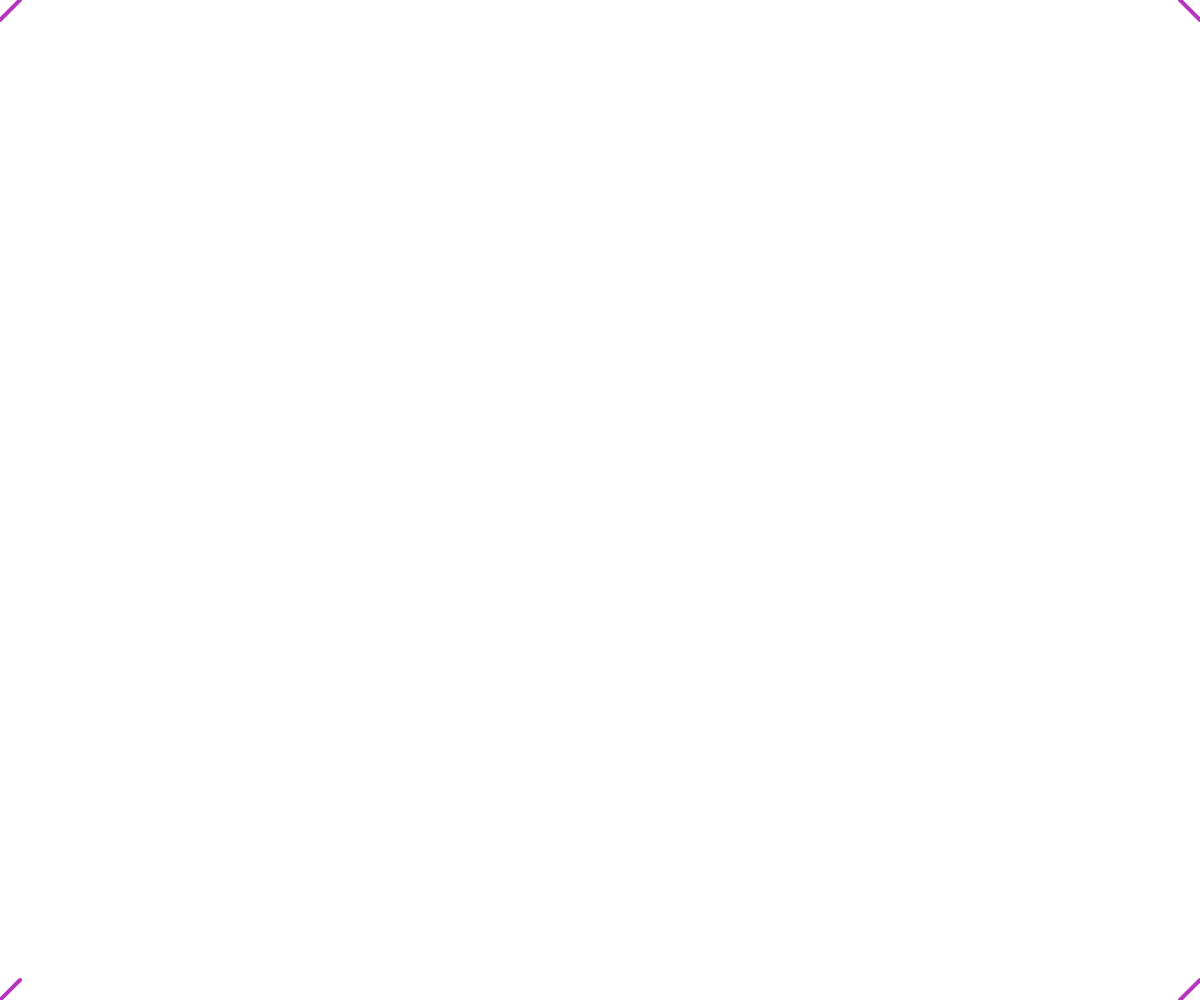
Frame 1 (no input)
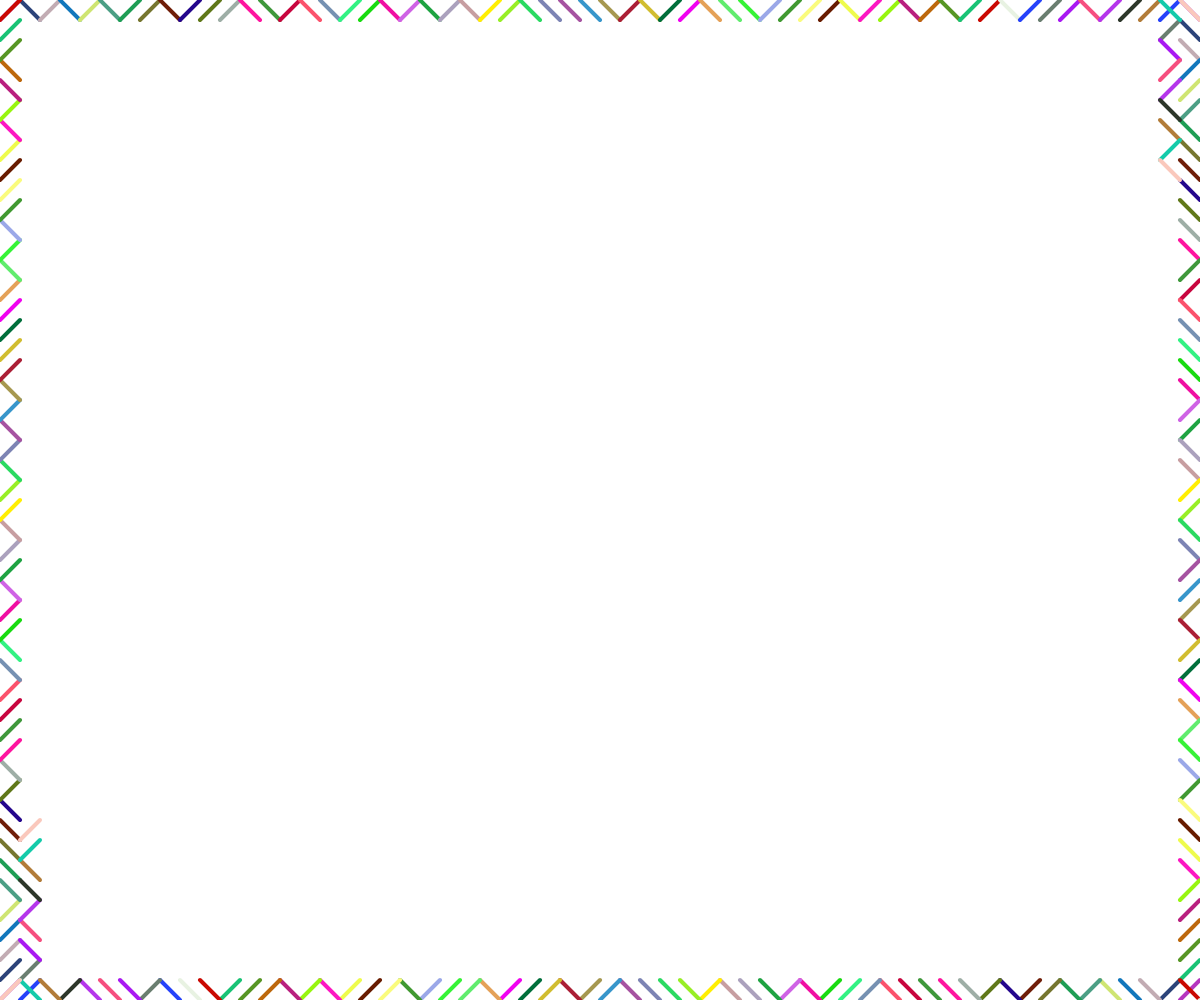
Frame 60 (no input)
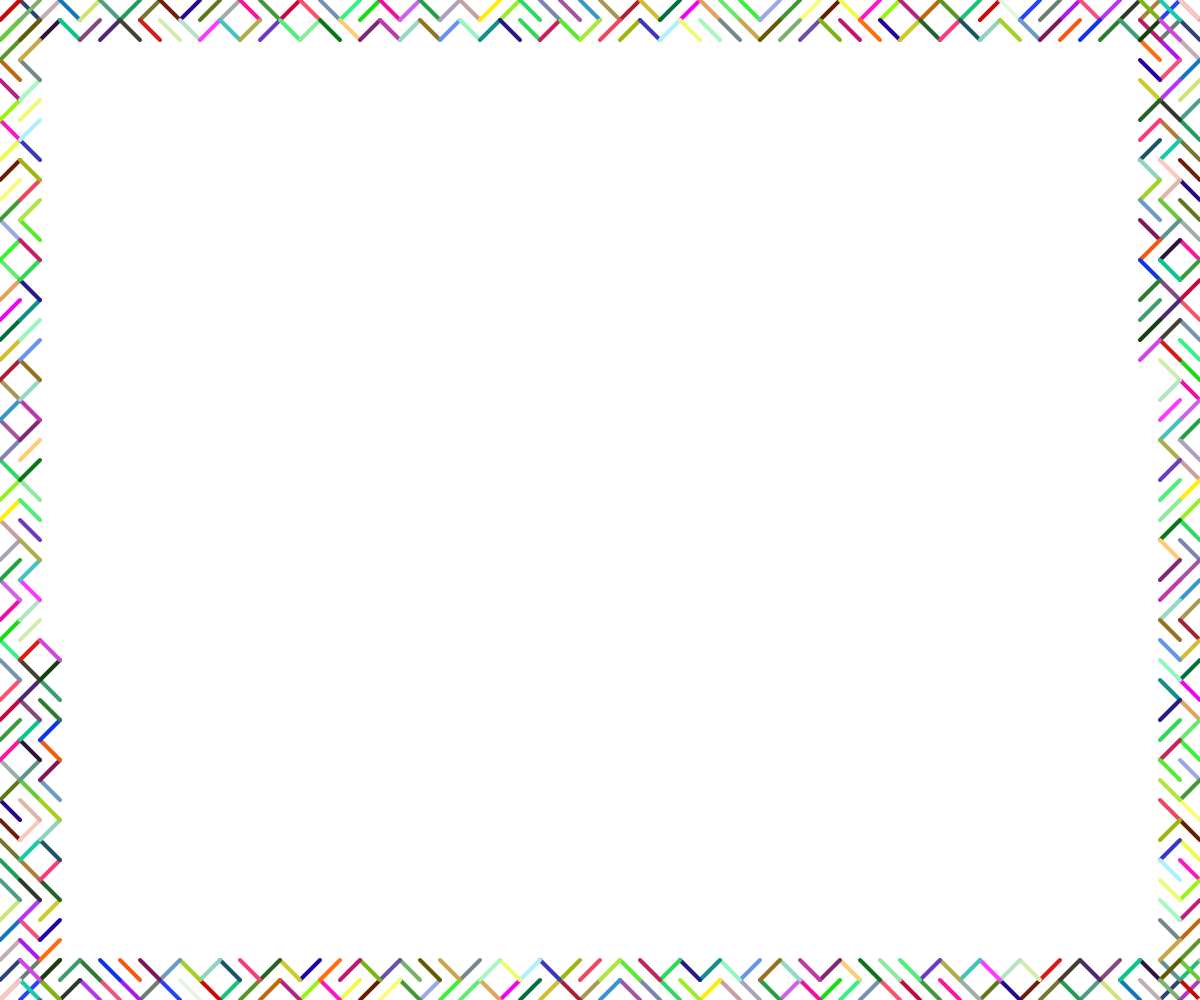
Frame 120 (the mouse pressed at the canvas centre since frame 60)

The p5.js sketch that drew these frames (run headless with seeded random() and noise() and a simulated clock; from frame 60 on, the mouse is pressed at the canvas centre):

// p5.js sketch
// ── sketch.js
//  
// Variazione 10 PRINT by Benedetta Borghi
// 2020 © Benedetta Borghi, Daniele @Fupete and the course DSII2020 at DESIGN.unirsm 
// github.com/dsii-2020-unirsm — github.com/fupete
// Educational purposes, MIT License, 2020, San Marino
// Credits/Thanks to:
// Daniel Shiffman 10 print variation for original code

let spacing;
let x= 0;
let y= 0;
let x1;
let y1= 0;
let x2;
let y2;
let x3= 0;
let y3;



function setup() {
  spacing=20;
  createCanvas(windowWidth,windowHeight);
  background(255);
  frameRate(60);
  
  x1=width-spacing;
  x2=width-spacing;
  y2=height-spacing;
  y3=height-spacing;
  
  

}

function draw() {
  stroke(random(255),random(255),random(255));
  strokeWeight(4);
  
  
  
  if (random(1) > 0.5) {
    line(x, y, x + spacing, y + spacing);
  } else {
    line(x, y + spacing, x + spacing, y);
  }
 
  
x = x + spacing;
if (x > windowWidth) {
  x = 0;
  y= y + spacing;
  }

if (y>windowHeight) {
  y=0;
  x =0;
}
  
  
 if (random(1) > 0.5) {
    line(x1, y1, x1 + spacing, y1 + spacing);
  } else {
    line(x1, y1 + spacing, x1 + spacing, y1);
  }
  
  y1 = y1 + spacing;
if (y1 > windowHeight) {
  y1 = 0;
  x1= x1 - spacing;
  }
  
  if (x1<0) {
    y1 =0;
    x1 =windowWidth;
  }
  
  if (random(1) > 0.5) {
    line(x2, y2, x2 + spacing, y2 + spacing);
  } else {
    line(x2, y2 + spacing, x2 + spacing, y2);
  }
  
   x2 = x2 - spacing;
if (x2<0) {
  x2 = windowWidth;
  y2= y2 - spacing;
  }
  
   if (y2<0) {
    y2 =windowHeight;
    x2 =windowWidth;
  }
  
   if (random(1) > 0.5) {
    line(x3, y3, x3 + spacing, y3 + spacing);
  } else {
    line(x3, y3 + spacing, x3 + spacing, y3);
  }
  
   y3 = y3 - spacing;
if (y3<0) {
  y3 = windowHeight;
  x3= x3 + spacing;
  }
  
   if (x3>windowWidth) {
    y3 =windowHeight;
    x3 =0;
  }
  
  
}

function windowResized() {
  resizeCanvas(windowWidth, windowHeight);
}
